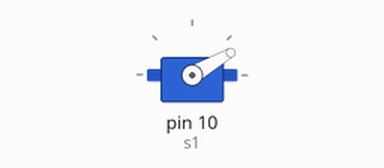
Bench run of a sketch on a simulated Arduino Uno, built with avr-gcc and run on an emulated ATmega328P. On the bench: servo.

Above: at 0.05 s.
At 1.5 s:
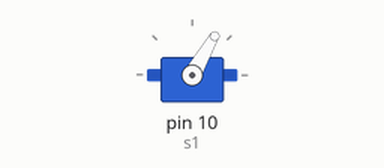
At 3.0 s:
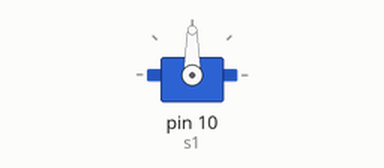
At 6.0 s:
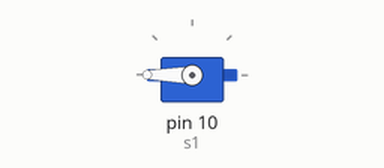
Timing chart, 0 to 7.8 s (numbered marks = the images above):
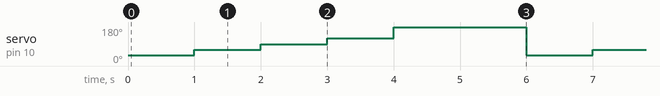

Measured:
- by itself, servo on pin 10 (s1): repeats every 6.0 s: 90° 1.0 s, 120° 1.0 s, 180° 2.0 s, 30° 1.0 s, 60° 1.0 s

The sketch:

arduino_servo.ino
```cpp
#include<Servo.h>
Servo s1;
void setup()
{
  s1.attach(10);
}
void loop()
{
  s1.write(30);
  delay(1000);
   s1.write(60);
  delay(1000);
   s1.write(90);
  delay(1000);
   s1.write(120);
  delay(1000);
   s1.write(200);
  delay(1000);
   s1.write(220);
  delay(1000);

}
```
